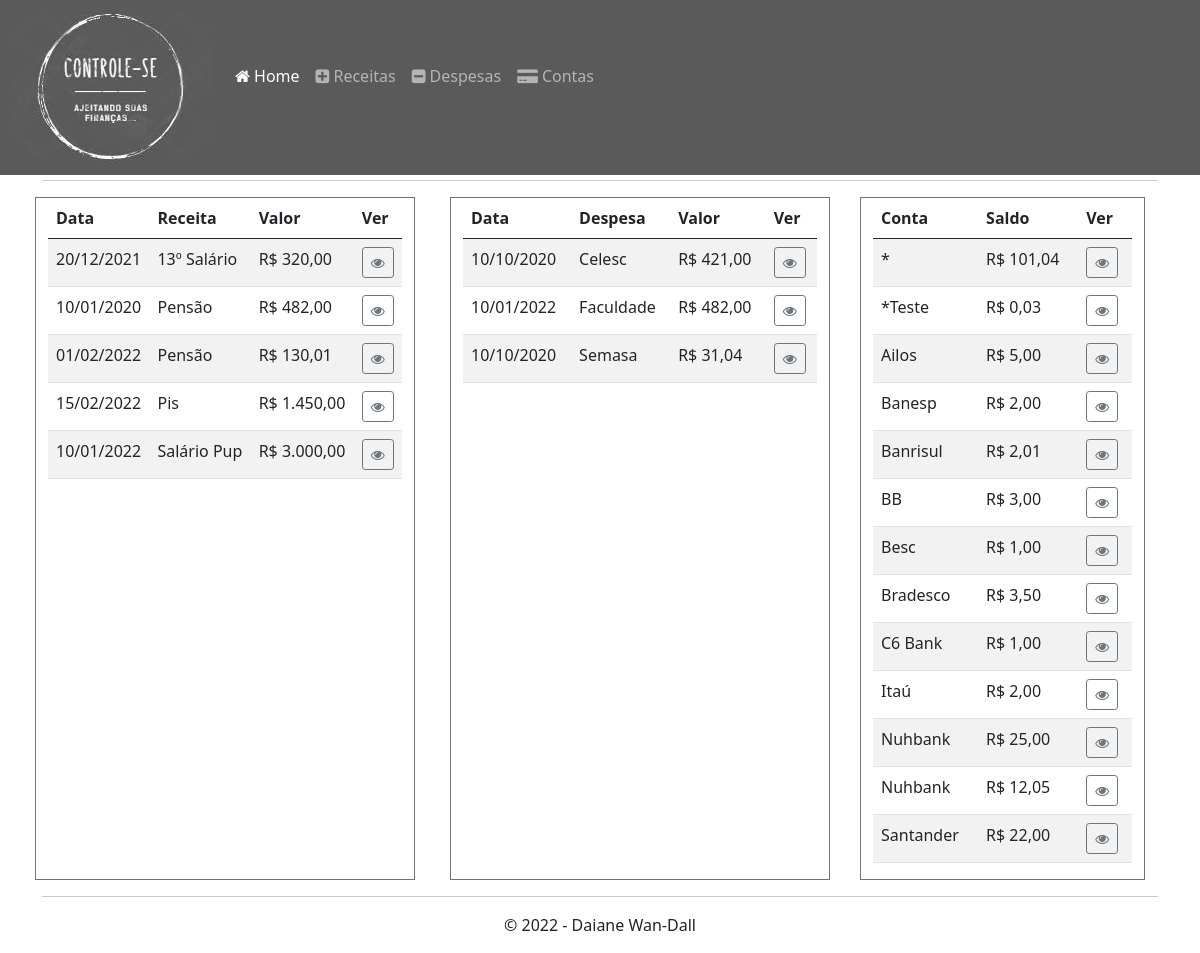
The page / on the database its author committed.
### tables this page shows
CREATE TABLE IF NOT EXISTS `receitas` (
  `id` int(11) NOT NULL AUTO_INCREMENT,
  `nome` varchar(130) NOT NULL,
  `valor` float NOT NULL,
  `data_recebimento` date NOT NULL,
  `data_recebimento_esperado` date NOT NULL,
  `descricao` varchar(255) DEFAULT NULL,
  `conta` int(255) NOT NULL,
  `tipo_receita` varchar(255) NOT NULL,
  `created_at` datetime NOT NULL,
  `updated_at` datetime NOT NULL,
  PRIMARY KEY (`id`)
);

CREATE TABLE IF NOT EXISTS `despesas` (
  `id` int(11) NOT NULL AUTO_INCREMENT,
  `nome` varchar(180) NOT NULL,
  `valor` float NOT NULL,
  `data_pagamento` date NOT NULL,
  `data_pagamento_esperado` date NOT NULL,
  `conta` int(255) NOT NULL,
  `tipo_despesa` varchar(255) NOT NULL,
  `created_at` datetime NOT NULL,
  `updated_at` datetime NOT NULL,
  PRIMARY KEY (`id`)
);

CREATE TABLE IF NOT EXISTS `contas` (
  `id` int(11) NOT NULL AUTO_INCREMENT,
  `instituicao_financeira` varchar(155) NOT NULL,
  `tipo_conta` varchar(155) NOT NULL,
  `saldo` float NOT NULL,
  `created_at` datetime NOT NULL,
  `updated_at` datetime NOT NULL,
  PRIMARY KEY (`id`)
);

### manipulacao-dados/Conexao.php (called while the page is built)
<?php
class Conexao
{
    public static $instance;
    public static function getInstance() {
        if (self::$instance === null) {
            try {
                self::$instance = new PDO("mysql:host=localhost;port='3306';dbname=DesafioPubFuturePHP", 'root', '',
                    array(PDO::MYSQL_ATTR_INIT_COMMAND => "SET NAMES utf8"));
                self::$instance->setAttribute(PDO::ATTR_ERRMODE, PDO::ERRMODE_EXCEPTION);
                self::$instance->setAttribute(PDO::ATTR_ORACLE_NULLS, PDO::NULL_EMPTY_STRING);
            } catch (PDOException $e) {
                die("Erro: {$e->getMessage()}");
            }
        }
        return self::$instance;
    }
}

### model/Receitas.php (called while the page is built, shortened)
<?php
require_once __DIR__ . '/../manipulacao-dados/Conexao.php';
class Receitas
{
    private $id;
    private $nome;
    private $valor;
    private $data_recebimento_esperado;
    private $conectar;
    public function __construct() {
        $this->conectar = Conexao::getInstance();
    }
    public function getId() {
        return $this->id;
    }
    public function getNome() {
        return $this->nome;
    }
    public function getValor() {
        return $this->valor;
    }
    public function getData_recebimento_esperado() {
        return $this->data_recebimento_esperado;
    }
    public function listarReceitas() {
        $stmt = $this->conectar->prepare("SELECT * FROM receitas ORDER BY nome ASC");
        if (! $stmt->execute()) {
            return array();
        }
        return $stmt->fetchAll(PDO::FETCH_CLASS, __CLASS__);
    }
}

### model/Despesas.php (called while the page is built, shortened)
<?php
require_once __DIR__ . '/../manipulacao-dados/Conexao.php';
class Despesas
{
    private $id;
    private $nome;
    private $valor;
    private $data_pagamento_esperado;
    private $conectar;
    public function __construct() {
        $this->conectar = Conexao::getInstance();
    }
    public function getId() {
        return $this->id;
    }
    public function getNome() {
        return $this->nome;
    }
    public function getValor() {
        return $this->valor;
    }
    public function getData_pagamento_esperado() {
        return $this->data_pagamento_esperado;
    }
    public function listarDespesas() {
        $stmt = $this->conectar->prepare("SELECT * FROM despesas ORDER BY nome ASC");
        if (! $stmt->execute()) {
            return array();
        }
        return $stmt->fetchAll(PDO::FETCH_CLASS, __CLASS__);
    }
}

### model/Contas.php (called while the page is built, shortened)
<?php
require_once __DIR__ . '/../manipulacao-dados/Conexao.php';
class Contas
{
    private $id;
    private $saldo;
    private $instituicao_financeira;
    private $conectar;
    public function __construct() {
        $this->conectar = Conexao::getInstance();
    }
    public function getId() {
        return $this->id;
    }
    public function getSaldo() {
        return $this->saldo;
    }
    public function getInstituicao_financeira() {
        return $this->instituicao_financeira;
    }
    public function listarContas() {
        $stmt = $this->conectar->prepare("SELECT * FROM contas ORDER BY instituicao_financeira ASC");
        $stmt->execute();
        return $stmt->fetchAll(PDO::FETCH_CLASS, static::class);
    }
}

### pages/home.php (the view, shortened to what this page needs)
<?php
require_once __DIR__ . '/../model/Receitas.php';
require_once __DIR__ . '/../model/Despesas.php';
require_once __DIR__ . '/../model/Contas.php';
try {
    $receita = new Receitas();
    $receita = $receita->listarReceitas();
    $despesa = new Despesas();
    $despesa = $despesa->listarDespesas();
    $conta = new Contas();
    $conta = $conta->listarContas();
} catch (Exception $e) {
    die($e->getMessage());
}
?>
<div class="row">
    <div class="col-sm-4 border border-secondary" style="margin: 0 5px">
        <table class="table table-striped" id="table_id">
            <thead>
            <tr>
                <th scope="col">Data</th>
                <th scope="col">Receita</th>
                <th scope="col">Valor</th>
                <th scope="col">Ver</th>
            </tr>
            </thead>
            <tbody>
            <?php
            foreach ($receita as $receitas) {
                $data = $receitas->getData_recebimento_esperado();
                $data = new DateTime($data);
                $dataFormat = $data->format('d/m/Y');
                ?>
                <tr>
                    <td><?php echo $dataFormat; ?></td>
                    <td><?php echo $receitas->getNome(); ?></td>
                    <td>R$ <?php echo number_format($receitas->getValor(), 2, ",", ".") ?></td>
                    <td>
                        <a href="index.php?pagina=cadastrarReceita&id=<?php echo $receitas->getId(); ?>&ver=1">
                            <button type="button" class="btn btn-outline-secondary btn-sm" title="Visualizar">
                                <i class="fa fa-eye"></i>
                            </button>
                        </a>
                    </td>
                </tr>
                <?php
            }
            ?>
            </tbody>
        </table>
    </div>
    <div class="col-sm-4 border border-secondary" style="margin: 0 30px">
        <table class="table table-striped" id="table_id">
            <thead>
            <tr>
                <th scope="col">Data</th>
                <th scope="col">Despesa</th>
                <th scope="col">Valor</th>
                <th scope="col">Ver</th>
            </tr>
            </thead>
            <tbody>
            <?php
            foreach ($despesa as $despesas) {
                $data = $despesas->getData_pagamento_esperado();
                $data = new DateTime($data);
                $dataFormat = $data->format('d/m/Y');
                ?>
                <tr>
                    <td><?php echo $dataFormat; ?></td>
                    <td><?php echo $despesas->getNome(); ?></td>
                    <td>R$ <?php echo number_format($despesas->getValor(), 2, ",", ".") ?></td>
                    <td>
                        <a href="index.php?pagina=cadastrarDespesa&id=<?php echo $despesas->getId(); ?>&ver=1">
                            <button type="button" class="btn btn-outline-secondary btn-sm" title="Visualizar">
                                <i class="fa fa-eye"></i>
                            </button>
                        </a>
                    </td>
                </tr>
                <?php
            }
            ?>
            </tbody>
        </table>
    </div>
    <div class="col-sm-3 border border-secondary">
        <table class="table table-striped" id="table_id">
            <thead>
            <tr>
                <th scope="col">Conta</th>
                <th scope="col">Saldo</th>
                <th scope="col">Ver</th>
            </tr>
            </thead>
            <tbody>
            <?php
            foreach ($conta as $contas) {
                ?>
                <tr>
                    <td><?php echo $contas->getInstituicao_financeira(); ?></td>
                    <td>R$ <?php echo number_format($contas->getSaldo(), 2, ",", ".") ?></td>
                    <td>
                        <a href="index.php?pagina=cadastrarConta&id=<?php echo $contas->getId(); ?>&ver=1">
                            <button type="button" class="btn btn-outline-secondary btn-sm" title="Visualizar">
                                <i class="fa fa-eye"></i>
                            </button>
                        </a>
                    </td>
                </tr>
                <?php
            }
            ?>
            </tbody>
        </table>
    </div>
</div>

### index.php (shortened to what this page needs)
<?php
$pagina = isset($_GET['pagina']) ? $_GET['pagina'] : '';
switch ($pagina) {
    case '':
    case 'home':
        $arquivoPagina = 'home.php';
        break;
}
?>
<!doctype html>
<html lang="pt-br">
<head>
    <link href="css/bootstrap.min.css" rel="stylesheet">
    <link rel="stylesheet" href="css/font-awesome-4.7.0/css/font-awesome.min.css">
</head>
<body>
<header>
    <nav class="navbar navbar-expand-md navbar-dark fixed-top" style="background-color:#5a5a5a;">
        <div class="container-fluid">
            <a class="navbar-brand" href="/DesafioPubFuturePHP/">
                <img src="images/logo.JPG">
            </a>
            <div class="collapse navbar-collapse" id="navbarCollapse">
                <ul class="navbar-nav me-auto mb-4 mb-md-4">
                    <li class="nav-item me-auto">
                        <a class="nav-link <?php echo $arquivoPagina == 'home.php' ? 'active' : ''; ?>" aria-current="page" href="/DesafioPubFuturePHP/">
                            <i class="fa fa-home"></i> Home
                        </a>
                    </li>
                    <li class="nav-item">
                        <a class="nav-link <?php echo $arquivoPagina == 'listarReceita.php' ? 'active' : ''; ?>" href="/DesafioPubFuturePHP/?pagina=receitas">
                            <i class="fa fa-plus-square"></i> Receitas</a>
                    </li>
                    <li class="nav-item">
                        <a class="nav-link <?php echo $arquivoPagina == 'listarDespesa.php' ? 'active' : ''; ?>" href="/DesafioPubFuturePHP/?pagina=despesas">
                            <i class="fa fa-minus-square"></i> Despesas
                        </a>
                    </li>
                    <li class="nav-item">
                        <a class="nav-link <?php echo in_array($pagina, ['conta', 'contas']) ? 'active' : ''; ?>" href="/DesafioPubFuturePHP/?pagina=contas">
                            <i class="fa fa-credit-card-alt"></i> Contas
                        </a>
                    </li>
                </ul>
            </div>
        </div>
    </nav>
</header>
<main class="marginal">
    <div class="container marketing">
        <hr class="featurette-divider">
        <?php
        require 'pages/' . $arquivoPagina;
        ?>
        <hr class="featurette-divider">
    </div>
    <footer class="container">
        <p class="text-center">&copy; 2022 - Daiane Wan-Dall</p>
    </footer>
</main>
</body>
</html>

### index.php (style rules this page uses)
.marginal { margin-top: 180px; }
a { text-decoration:none; }

### rows shown on the page
receitas: data_recebimento_esperado "20/12/2021", nome "13º Salário", valor "320,00"
receitas: data_recebimento_esperado "10/01/2020", nome "Pensão", valor "482,00"
receitas: data_recebimento_esperado "01/02/2022", nome "Pensão", valor "130,01"
receitas: data_recebimento_esperado "15/02/2022", nome "Pis", valor "1.450,00"
receitas: data_recebimento_esperado "10/01/2022", nome "Salário Pup", valor "3.000,00"
despesas: data_pagamento_esperado "10/10/2020", nome "Celesc", valor "421,00"
despesas: data_pagamento_esperado "10/01/2022", nome "Faculdade", valor "482,00"
despesas: data_pagamento_esperado "10/10/2020", nome "Semasa", valor "31,04"
contas: instituicao_financeira "*", saldo "101,04"
contas: instituicao_financeira "*Teste", saldo "0,03"
contas: instituicao_financeira "Ailos", saldo "5,00"
contas: instituicao_financeira "Banesp", saldo "2,00"
contas: instituicao_financeira "Banrisul", saldo "2,01"
contas: instituicao_financeira "BB", saldo "3,00"
contas: instituicao_financeira "Besc", saldo "1,00"
contas: instituicao_financeira "Bradesco", saldo "3,50"
contas: instituicao_financeira "C6 Bank", saldo "1,00"
contas: instituicao_financeira "Itaú", saldo "2,00"
contas: instituicao_financeira "Nuhbank", saldo "25,00"
contas: instituicao_financeira "Nuhbank", saldo "12,05"
contas: instituicao_financeira "Santander", saldo "22,00"
